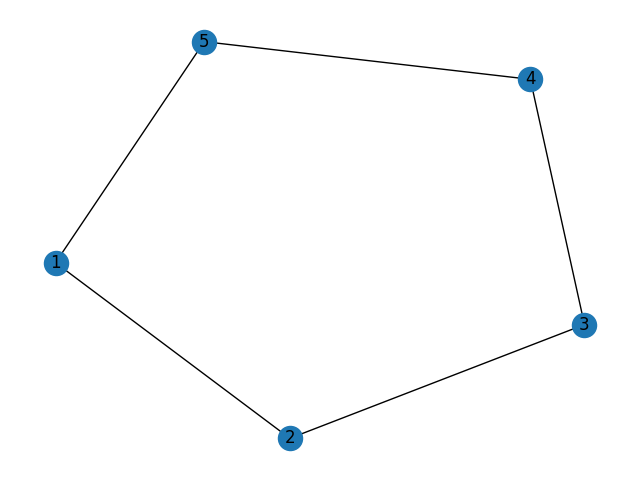

Source code (Python):
import networkx as nx
import matplotlib.pyplot as plt

# Create a simple graph with 5 nodes and 5 edges
G = nx.Graph()
G.add_nodes_from([1, 2, 3, 4, 5])
G.add_edges_from([(1,2), (2,3), (3,4), (4,5), (5,1)])

# Draw the graph using NetworkX and Matplotlib
nx.draw(G, with_labels=True)
plt.show()
